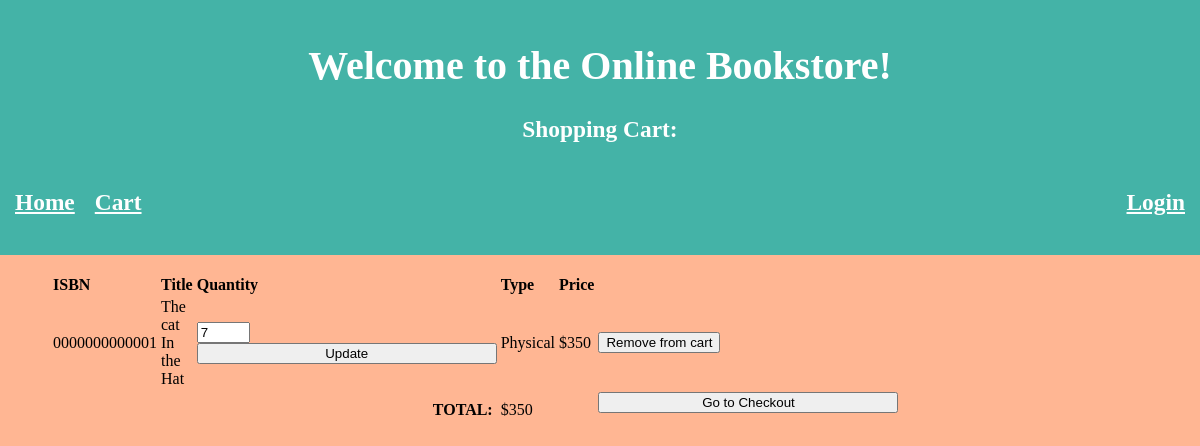
Screenshot of /shoppingcart.php (signed in) with the database file from the repository.
### tables this page shows
create table BookOrder (
  id int, 
  isbn char(13),
  orderDate datetime,
  quantity int,
  userID int,
  isDigital boolean,
  isPlaced boolean,
  primary key(id, isbn, isDigital),
  foreign key (isbn) references Book(isbn),
  foreign key (userID) references User(id)
);

create table Book (
  isbn char(13),
  title varchar(50),
  authorID int,
  genre varchar(20),
  price decimal(10,2),
  isDigital boolean,      
  isPhysical boolean,     
  pubID int,
  quantity int,
  primary key(isbn),
  foreign key (pubID) references Publisher(id),
  foreign key (authorID) references Author(id)
);

### shoppingcart.php (the view, shortened to what this page needs)
<?php
if (isset($_SESSION['id'])) {
    $userID = $_SESSION['id'];
} else die("something went wrong");
?>
<html>
<?php
$headerOutput = "<h1>Welcome to the Online Bookstore!</h1>
                            <h3><p> Shopping Cart:</p></h3>";
include('header.php');
require_once "config.php";
?>
<head>
</head>
<div class="page">
    <table width="40%">
        <tr>
            <th>ISBN</th>
            <th>Title</th>
            <th>Quantity</th>
            <th>Type</th>
            <th>Price</th>
            <th></th>
        </tr>
        <?php
        $cart = mysqli_query($dbConnect, "SELECT id, isbn, quantity, isDigital FROM bookorder WHERE userID = {$userID} AND isPlaced = FALSE");
        $checkout = mysqli_num_rows($cart) > 0 ;
        $totalPrice = 0.00;
        while ($cartRow = mysqli_fetch_assoc($cart)) :
            $bookInfo = mysqli_query($dbConnect, "SELECT title, price, quantity FROM book WHERE isbn = \"{$cartRow['isbn']}\"");
            $bookRow = mysqli_fetch_assoc($bookInfo);
            $totalPrice += $cartRow['quantity'] * $bookRow['price'];
            if (!$cartRow['isDigital']) :
        ?>
                <tr>
                    <td><?= $cartRow['isbn'] ?></td>
                    <td><?= $bookRow['title'] ?></td>
                    <td width="30%">
                        <form style="margin: 5 auto;" action="<?php echo htmlspecialchars($_SERVER["PHP_SELF"]); ?>" method="POST" id="updateQuantity">
                            <input name="fQuantity" value="<?= $cartRow['quantity'] ?>" style="width: 4em" type="number" step="1" max="<?= $bookRow['quantity'] + $cartRow['quantity'] ?>" min="1">
                            <input type="submit" name="update" value="Update">
                        </form>
                    </td>
                    <td>Physical</td>
                    <td>$<?= $cartRow['quantity'] * $bookRow['price'] ?></td>
                    <td><input type="submit" name="del" value="Remove from cart" form="updateQuantity"></td>
                </tr>
            <?php
            endif;
            ?>
        <?php
        endwhile;
        ?>
        <tr>
            <td></td>
            <td></td>
            <td style="text-align: right;font-weight: bold;">TOTAL:&nbsp;</td>
            <td>$<?= $totalPrice ?></td>
            <td></td>
            <td>
                <?php
                if ($checkout) :
                ?>
                    <form action="checkout.php">
                        <input type="submit" value="Go to Checkout"/>
                    </form>
                <?php
                endif;
                ?>
            </td>
        </tr>
    </table>
</div>
</html>

### header.php (style rules this page uses)
html { background-color: #FFB693; }
form { width: 300; clear: both; }
form input { width: 100%; clear: both; }
body { margin: 0; }
.page { padding-left: 50px; }

### shoppingcart.php (style rules this page uses)
th { text-align: left; }

### rows the page displays
bookorder: isbn "0000000000001", isbn.title "The cat In the Hat", fQuantity "7", $cartRow['quantity']*$bookRow['price'] "350"

### other values shown
$totalPrice "350"
